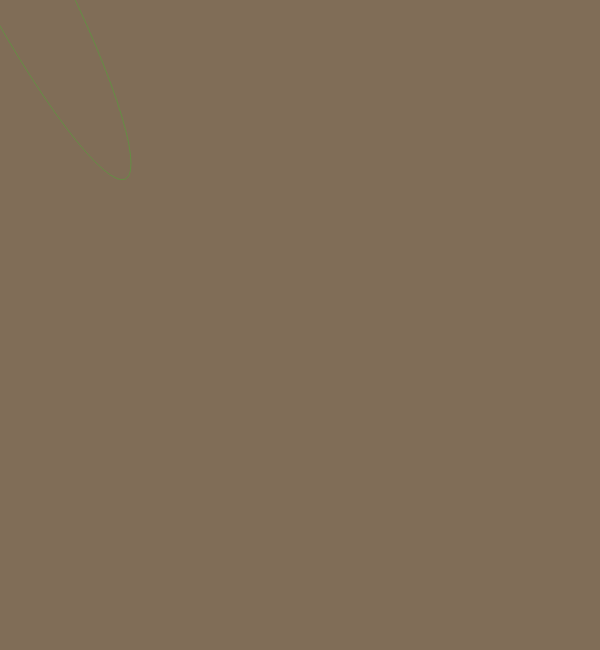
Frame 1 (no input)
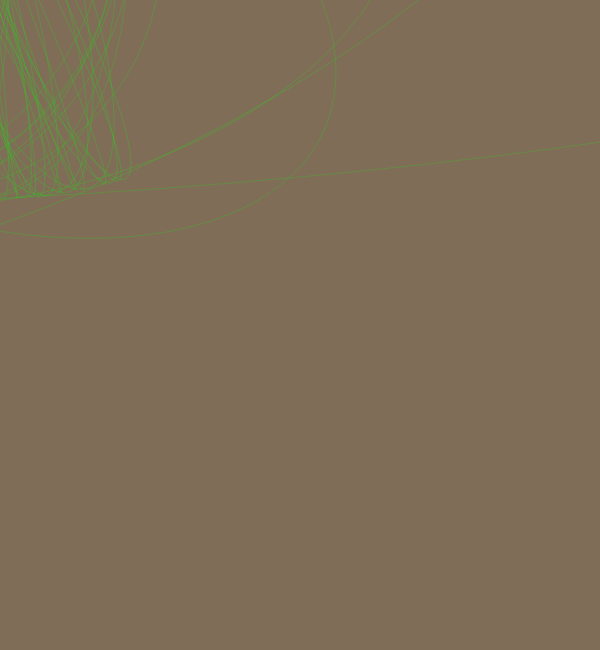
Frame 60 (no input)
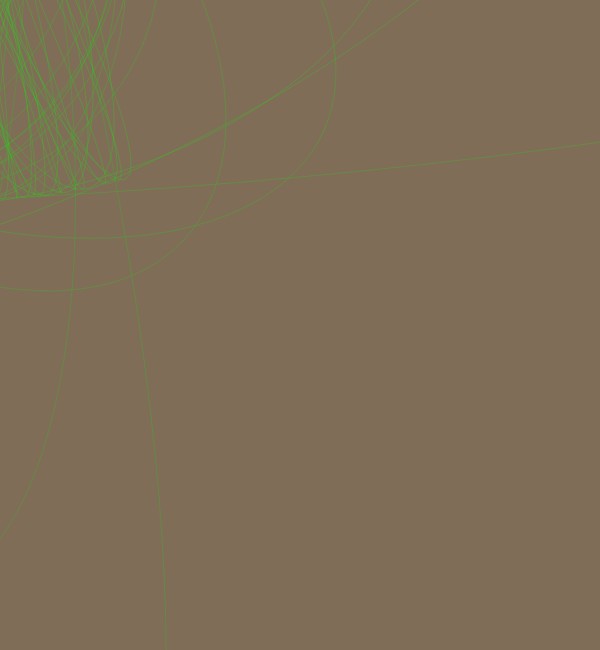
Frame 120 (the mouse pressed at the canvas centre since frame 60)

The p5.js sketch that drew these frames (run headless with seeded random() and noise() and a simulated clock; from frame 60 on, the mouse is pressed at the canvas centre):

// p5.js sketch
// ── sketch.js
var a = 2;

var b =0.301;

var aS = 0.004;

var bs = 0.001;

var count = 100;

var r = 255;
var g = 255;
var b = 255;

 //source: http://digitaldesign.flause.org/?p=667

 var w = window, 
 wX = w.innerWidth,
 wY = w.innerHeight;

function setup() {

createCanvas(600,650);

smooth();

background(128, 109, 87);

noFill();

stroke(100,50);
//before: stroke(200,200)

}


function draw(){



if(count == 1) {

fill (255, 200);

//rect (0,0, width, height);

noFill();

count =10;

}

count ++;



translate(width/2,
height/77); // koordinatensystem im Mittelpunkt
translate(cos(a)*700, sin(b)*100);
//before: translate(cos(a)*500, sin(b)*300)

rotate(b*5);
//before: rotate(a*5)

g-=0.2;


stroke(0, g, 0);



strokeWeight (0.2);
//before: strokeWeight (0.5)

ellipse(0,0,5
+80*tan(pow(b, 20)),500);
// before ellipse (0,22,100)

a += aS;

b += aS;
// before: b += aS;

}
